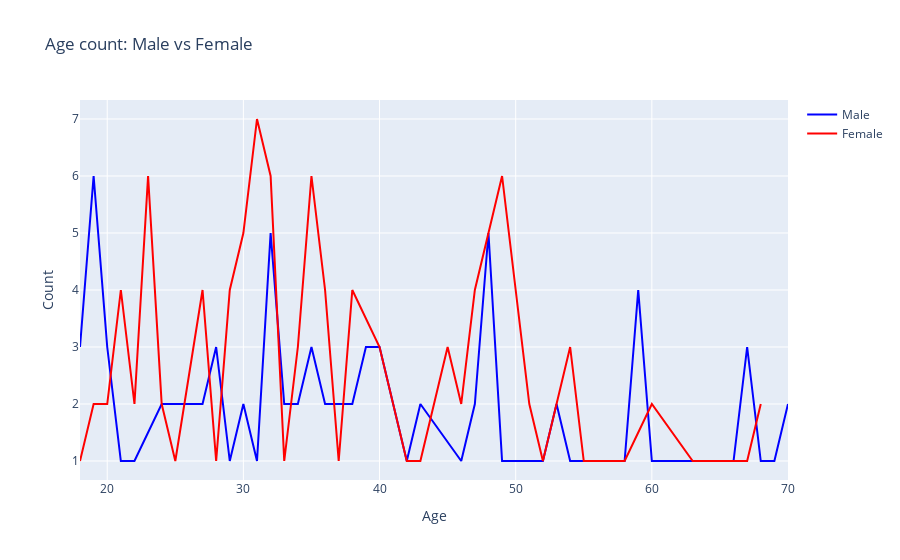

Here is the notebook cell this chart was saved with:
### Markdown cell above
### Notes
- The mean age of men shoppers,39 is slightly older than for women,38.
- Distribution for male ages is more uniform than female.
- The biggest male age group is 30-40 yrs while for women it's 30-35 yrs.

### Code cell
import plotly.graph_objs as go

male_data = df[df['Gender']=='Male']
female_data = df[df['Gender']=='Female']

# Calculate value counts and percentages for each gender
male_counts = male_data['Age'].value_counts().sort_index()
male_percents = male_counts * 100 / male_counts.sum()
female_counts = female_data['Age'].value_counts().sort_index()
female_percents = female_counts * 100 / female_counts.sum()

# Create traces for each gender
trace1 = go.Scatter(x=male_counts.index, y=male_counts, name="Male", marker=dict(color="blue"))
trace2 = go.Scatter(x=female_counts.index, y=female_counts, name="Female", marker=dict(color='red'))

# Combine traces and create layout
data = [trace1, trace2]
layout = {'title':"Age count: Male vs Female",'xaxis':{'title':"Age"},'yaxis':{'title':"Count"}}
fig = go.Figure(data=data, layout=layout)

# Display the figure
fig.show()

### Figure 1 — Plotly figure (JSON) as saved in the notebook; plotly's stock layout.template omitted (floating-point values rounded to 4 significant figures)
{"data": [{"marker": {"color": "blue"}, "name": "Male", "type": "scatter", "x": [18, 19, 20, 21, 22, 24, 25, 26, 27, 28, 29, 30, 31, 32, 33, 34, 35, 36, 37, 38, 39, 40, 42, 43, 46, 47, 48, 49, 50, 52, 53, 54, 57, 58, 59, 60, 63, 64, 65, 66, 67, 68, 69, 70], "y": [3, 6, 3, 1, 1, 2, 2, 2, 2, 3, 1, 2, 1, 5, 2, 2, 3, 2, 2, 2, 3, 3, 1, 2, 1, 2, 5, 1, 1, 1, 2, 1, 1, 1, 4, 1, 1, 1, 1, 1, 3, 1, 1, 2]}, {"marker": {"color": "red"}, "name": "Female", "type": "scatter", "x": [18, 19, 20, 21, 22, 23, 24, 25, 27, 28, 29, 30, 31, 32, 33, 34, 35, 36, 37, 38, 40, 41, 42, 43, 44, 45, 46, 47, 49, 50, 51, 52, 54, 55, 56, 57, 58, 60, 63, 65, 66, 67, 68], "y": [1, 2, 2, 4, 2, 6, 2, 1, 4, 1, 4, 5, 7, 6, 1, 3, 6, 4, 1, 4, 3, 2, 1, 1, 2, 3, 2, 4, 6, 4, 2, 1, 3, 1, 1, 1, 1, 2, 1, 1, 1, 1, 2]}], "layout": {"title": {"text": "Age count: Male vs Female"}, "xaxis": {"title": {"text": "Age"}}, "yaxis": {"title": {"text": "Count"}}}}
